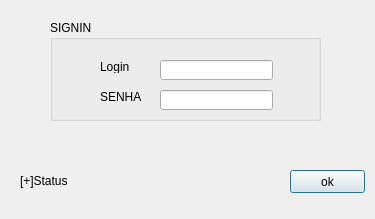
<?xml version="1.0" encoding="UTF-8"?>
<ui version="4.0">
 <class>Login</class>
 <widget class="QDialog" name="Login">
  <property name="geometry">
   <rect>
    <x>0</x>
    <y>0</y>
    <width>375</width>
    <height>219</height>
   </rect>
  </property>
  <property name="windowTitle">
   <string>Dialog</string>
  </property>
  <widget class="QLabel" name="label">
   <property name="geometry">
    <rect>
     <x>20</x>
     <y>160</y>
     <width>241</width>
     <height>41</height>
    </rect>
   </property>
   <property name="text">
    <string>[+]Status</string>
   </property>
  </widget>
  <widget class="QPushButton" name="btn_ok">
   <property name="geometry">
    <rect>
     <x>290</x>
     <y>170</y>
     <width>75</width>
     <height>23</height>
    </rect>
   </property>
   <property name="text">
    <string>ok</string>
   </property>
  </widget>
  <widget class="QGroupBox" name="groupBox">
   <property name="geometry">
    <rect>
     <x>50</x>
     <y>20</y>
     <width>271</width>
     <height>101</height>
    </rect>
   </property>
   <property name="title">
    <string>SIGNIN</string>
   </property>
   <widget class="QLineEdit" name="ln_login">
    <property name="geometry">
     <rect>
      <x>110</x>
      <y>40</y>
      <width>113</width>
      <height>20</height>
     </rect>
    </property>
   </widget>
   <widget class="QLabel" name="label_3">
    <property name="geometry">
     <rect>
      <x>50</x>
      <y>70</y>
      <width>46</width>
      <height>13</height>
     </rect>
    </property>
    <property name="text">
     <string>SENHA</string>
    </property>
   </widget>
   <widget class="QLineEdit" name="ln_senha">
    <property name="geometry">
     <rect>
      <x>110</x>
      <y>70</y>
      <width>113</width>
      <height>20</height>
     </rect>
    </property>
   </widget>
   <widget class="QLabel" name="label_2">
    <property name="geometry">
     <rect>
      <x>50</x>
      <y>40</y>
      <width>46</width>
      <height>13</height>
     </rect>
    </property>
    <property name="text">
     <string>Login</string>
    </property>
   </widget>
  </widget>
 </widget>
 <resources/>
 <connections/>
</ui>
